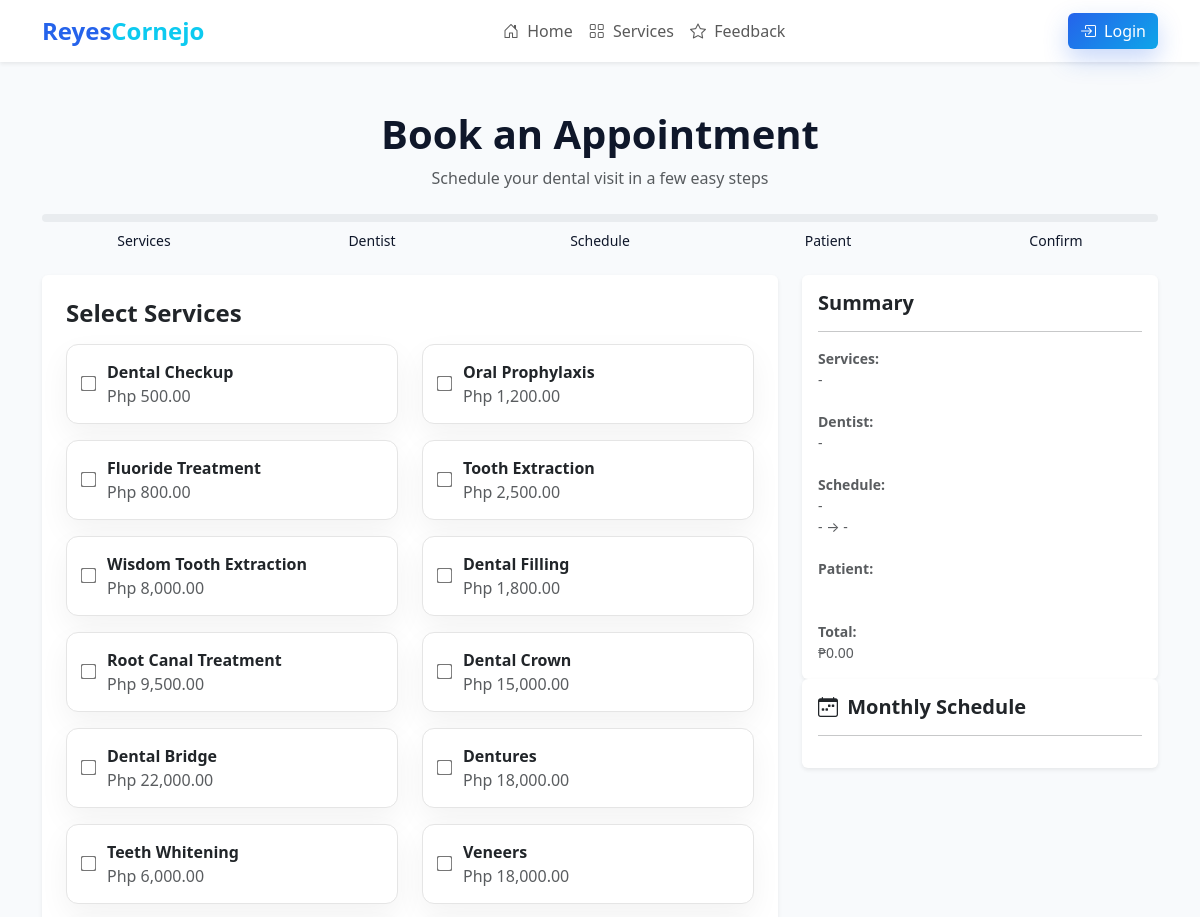
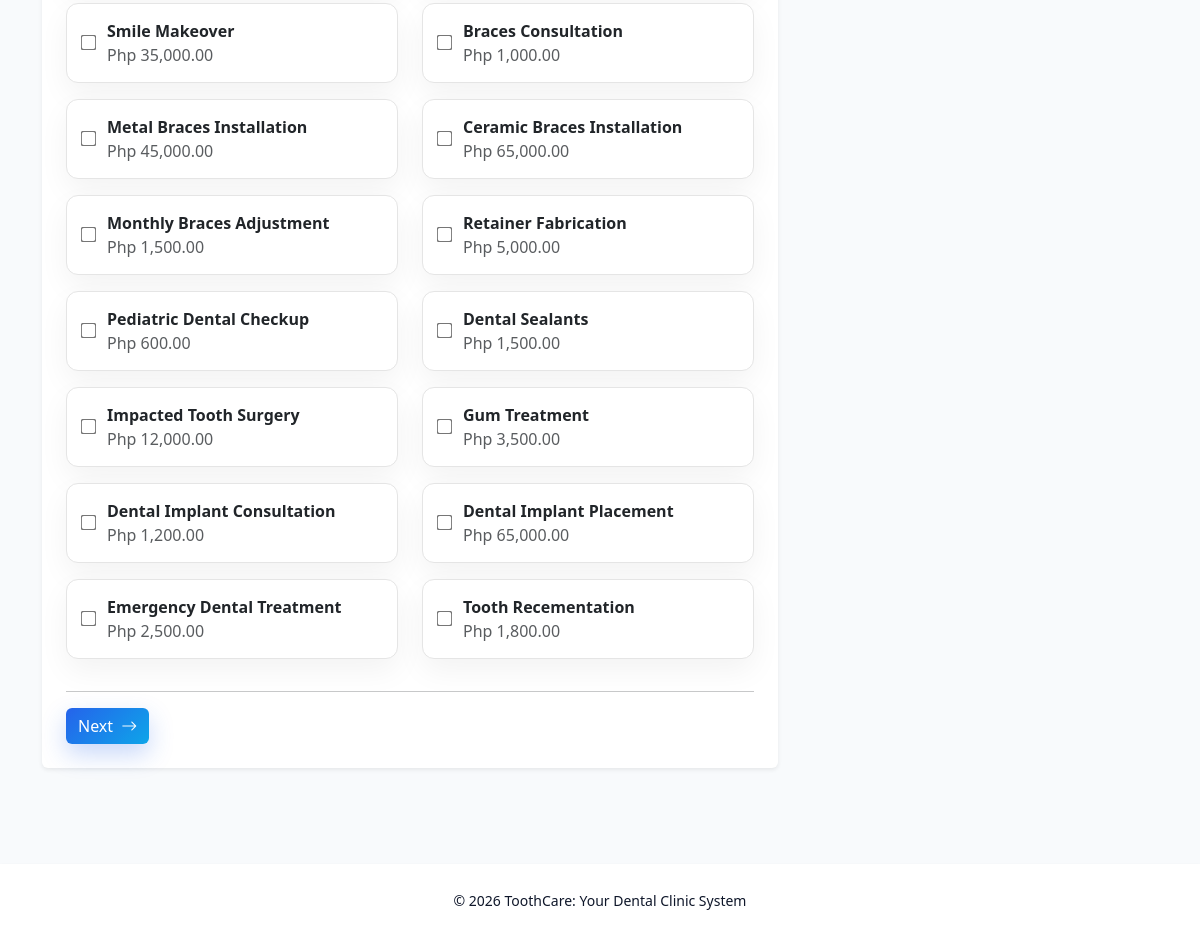
/public/appointment.php, run on the app's committed database (2 pictures, top to bottom).
### tables this page shows
CREATE TABLE
    services (
        id INT AUTO_INCREMENT PRIMARY KEY,
        name VARCHAR(255) NOT NULL,
        description TEXT NULL,
        price DECIMAL(10, 2) DEFAULT 0,
        duration_minutes INT DEFAULT 30,
        created_at TIMESTAMP DEFAULT CURRENT_TIMESTAMP
    );

### models/Database.php (called while the page is built, shortened)
<?php
class Database {
    protected PDO $conn;
    public function __construct() {
        $this->conn = new PDO(
            'mysql:host=localhost;dbname=toothcare;charset=utf8',
            'root',
            '',
            [
                PDO::ATTR_ERRMODE => PDO::ERRMODE_EXCEPTION,
                PDO::ATTR_DEFAULT_FETCH_MODE => PDO::FETCH_ASSOC
            ]
        );
    }
    protected function fetchAll($sql, $params = []) {
        $stmt = $this->conn->prepare($sql);
        $stmt->execute($params);
        return $stmt->fetchAll();
    }
}

### models/BaseModel.php (called while the page is built, shortened)
<?php
require_once "Database.php";
class BaseModel extends Database {
    protected $table;
    public function all() {
        return $this->fetchAll("
            SELECT *
            FROM {$this->table}
        ");
    }
}

### public/appointment.php (the view, shortened to what this page needs)
<?php
$serviceModel = new Service();
$services = $serviceModel->all();
?>
<div class="container py-5">
    <div class="text-center mb-4">
        <h1 class="fw-bold">Book an Appointment</h1>
        <p class="text-muted">Schedule your dental visit in a few easy steps</p>
    </div>
    <div class="booking-progress mb-4">
        <div class="progress" style="height:8px;">
        </div>
        <div class="row text-center mt-2 small">
            <div class="col">Services</div>
            <div class="col">Dentist</div>
            <div class="col">Schedule</div>
            <div class="col">Patient</div>
            <div class="col">Confirm</div>
        </div>
    </div>
    <div class="row g-4 booking-form">
        <div class="col-lg-8">
            <div class="card shadow-sm border-0">
                <div class="card-body p-4">
                    <form id="appointmentWizard">
                        <div class="wizard-step" data-step="1">
                            <h4 class="fw-bold mb-3">Select Services</h4>
                            <div class="row">
                                <?php foreach ($services as $service): ?>
                                    <div class="col-md-6 mb-3">
                                        <label class="service-card" data-price="<?= $service['price'] ?>">
                                            <input type="checkbox" name="services[]" value="<?= $service['id'] ?>">
                                            <div>
                                                <strong><?= htmlspecialchars($service['name']) ?></strong>
                                                <div class="text-muted">
                                                    Php <?= number_format($service['price'], 2) ?>
                                                </div>
                                            </div>
                                        </label>
                                    </div>
                                <?php endforeach; ?>
                            </div>
                        </div>
                        <hr>
                        <div class="d-flex justify-content-between">
                            <button type="button" id="btnNext" class="btn btn-primary">
                                Next <i class="bi bi-arrow-right ms-1"></i>
                            </button>
                        </div>
                    </form>
                </div>
            </div>
        </div>
        <div class="col-lg-4">
            <div class="card shadow-sm border-0">
                <div class="card-body">
                    <h5 class="fw-bold">Summary</h5>
                    <hr>
                    <div id="summaryBox" class="text-muted">
                    </div>
                </div>
            </div>
            <div class="card shadow-sm border-0">
                <div class="card-body">
                    <h5 class="fw-bold mb-3">
                        <i class="bi bi-calendar-week me-1"></i> Monthly Schedule
                    </h5>
                    <hr>
                </div>
            </div>
        </div>
    </div>
</div>

### public/assets/css/landing.css (style rules this page uses)
:root { --primary: #2563eb; --secondary: #0ea5e9; --accent: #14b8a6; --success: #10b981; --dark: #0f172a; --gray: #64748b; --light: #f8fafc; }
body { background: var(--light); color: var(--dark); }
.btn-primary { border: none; background: linear-gradient(135deg, var(--primary), var(--secondary)); box-shadow: 0 10px 25px rgba(37, 99, 235, .25); transition: .3s; }
.service-card { border-radius: 18px; transition: .3s; border: none; overflow: hidden; }
.service-card { border: none; border-radius: 20px; overflow: hidden; transition: .3s; box-shadow: 0 12px 30px rgba(0, 0, 0, .05); }

### public/assets/css/booking.css (style rules this page uses)
.service-card, .dentist-card { display: flex; align-items: center; gap: 12px; border: 1px solid #e5e5e5; border-radius: 12px; padding: 15px; cursor: pointer; transition: all .2s ease; background: #fff; position: relative; }
.service-card input, .dentist-card input { transform: scale(1.2); accent-color: #0d6efd; }
#summaryBox { font-size: 14px; line-height: 1.5; }

### data on the page
services: name "Dental Checkup", price "500.00"
services: name "Oral Prophylaxis", price "1,200.00"
services: name "Fluoride Treatment", price "800.00"
services: name "Tooth Extraction", price "2,500.00"
services: name "Wisdom Tooth Extraction", price "8,000.00"
services: name "Dental Filling", price "1,800.00"
services: name "Root Canal Treatment", price "9,500.00"
services: name "Dental Crown", price "15,000.00"
services: name "Dental Bridge", price "22,000.00"
services: name "Dentures", price "18,000.00"
services: name "Teeth Whitening", price "6,000.00"
services: name "Veneers", price "18,000.00"
services: name "Smile Makeover", price "35,000.00"
services: name "Braces Consultation", price "1,000.00"
services: name "Metal Braces Installation", price "45,000.00"
services: name "Ceramic Braces Installation", price "65,000.00"
services: name "Monthly Braces Adjustment", price "1,500.00"
services: name "Retainer Fabrication", price "5,000.00"
services: name "Pediatric Dental Checkup", price "600.00"
services: name "Dental Sealants", price "1,500.00"
services: name "Impacted Tooth Surgery", price "12,000.00"
services: name "Gum Treatment", price "3,500.00"
services: name "Dental Implant Consultation", price "1,200.00"
services: name "Dental Implant Placement", price "65,000.00"
services: name "Emergency Dental Treatment", price "2,500.00"
services: name "Tooth Recementation", price "1,800.00"

### other printed values
BRAND_NAME_FIRST "Reyes"
BRAND_NAME_SECOND "Cornejo"
BRAND_NAME "ToothCare"
